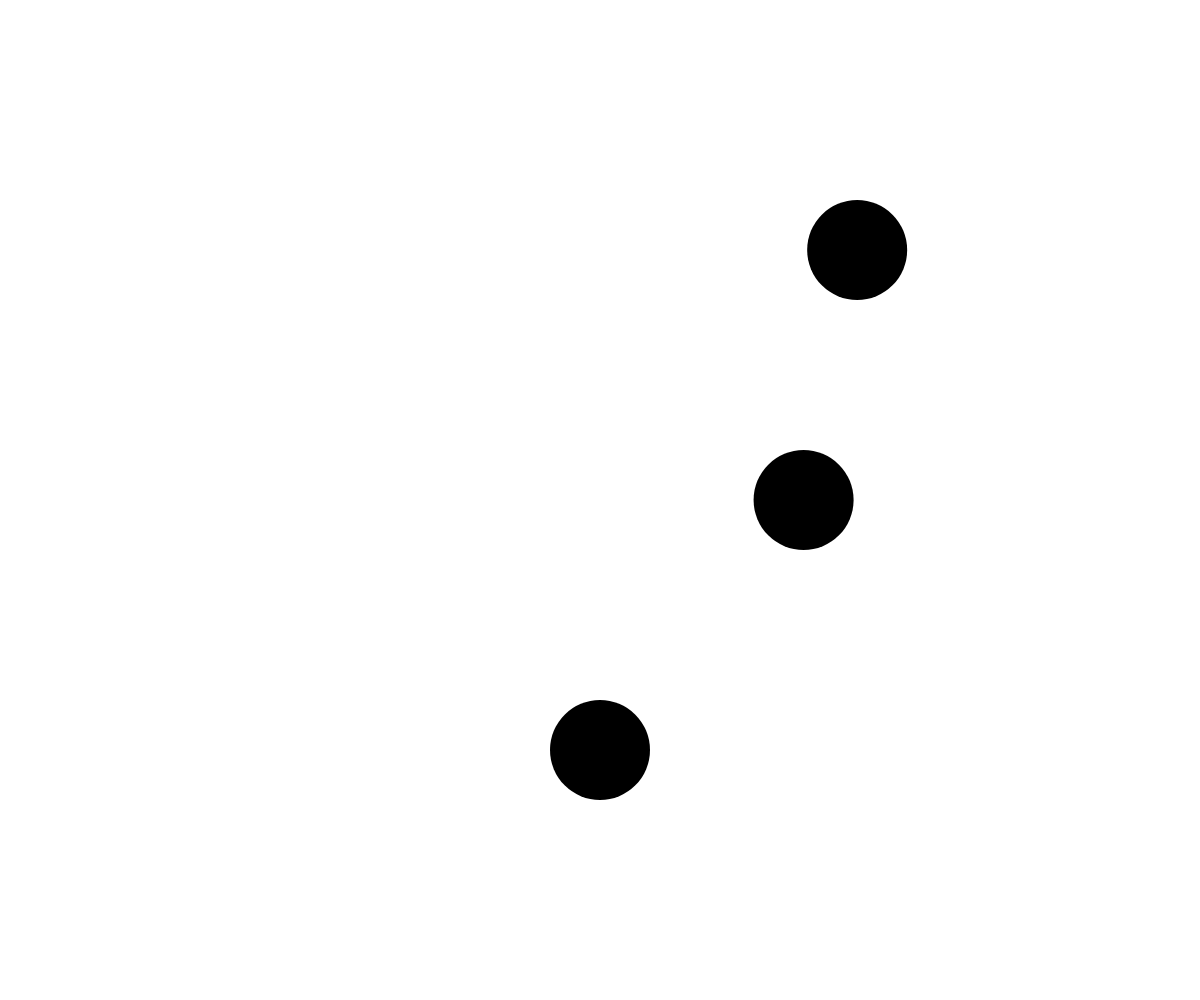
Frame 1 (no input)
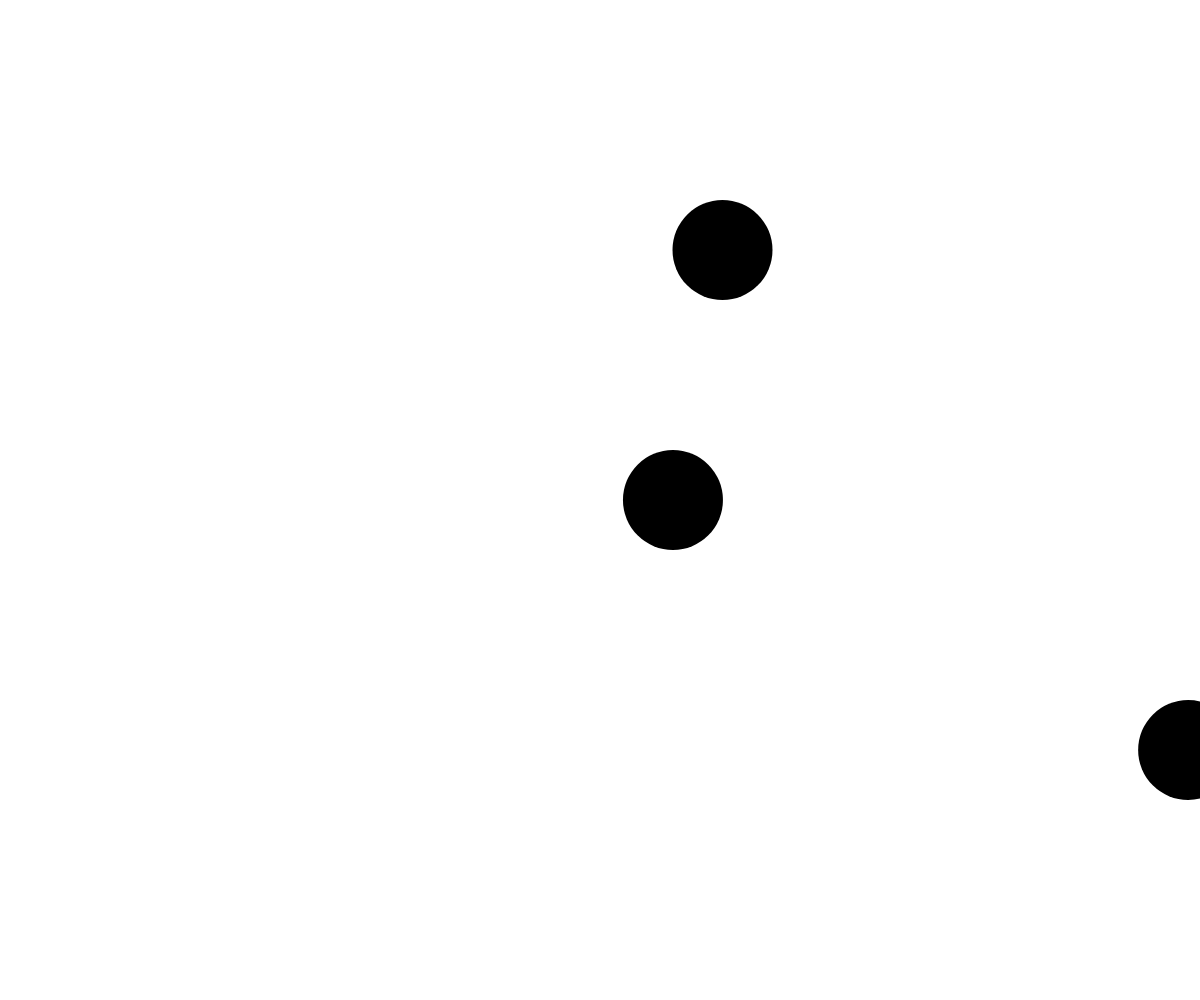
Frame 60 (no input)
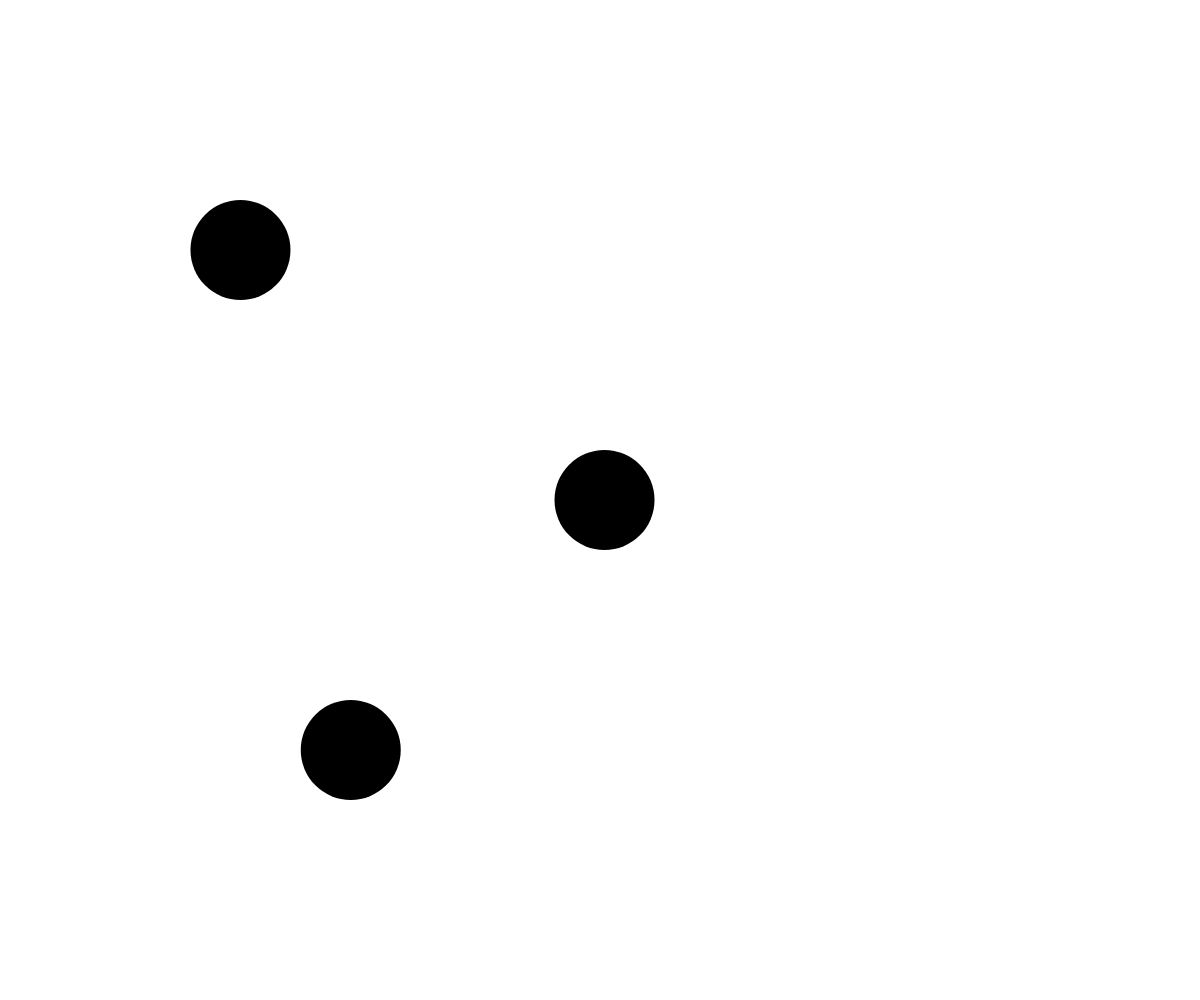
Frame 120 (the mouse pressed at the canvas centre since frame 60)

The p5.js sketch that drew these frames (run headless with seeded random() and noise() and a simulated clock; from frame 60 on, the mouse is pressed at the canvas centre):

// p5.js sketch
// ── sketch.js
var a = 0;
function setup() {
  createCanvas(windowWidth,windowHeight);
  background(255);
  fill(0);
  noStroke();
  smooth();
}

function draw() {
  background(255);
  ellipse(random(width),height/4,height/10,height/10);
  ellipse(noise(a)*width,height/2,height/10,height/10);
  ellipse(map(sin(a),(-1),1,0,width),height/4*3,height/10,height/10);
  a = a + 0.03;
}
